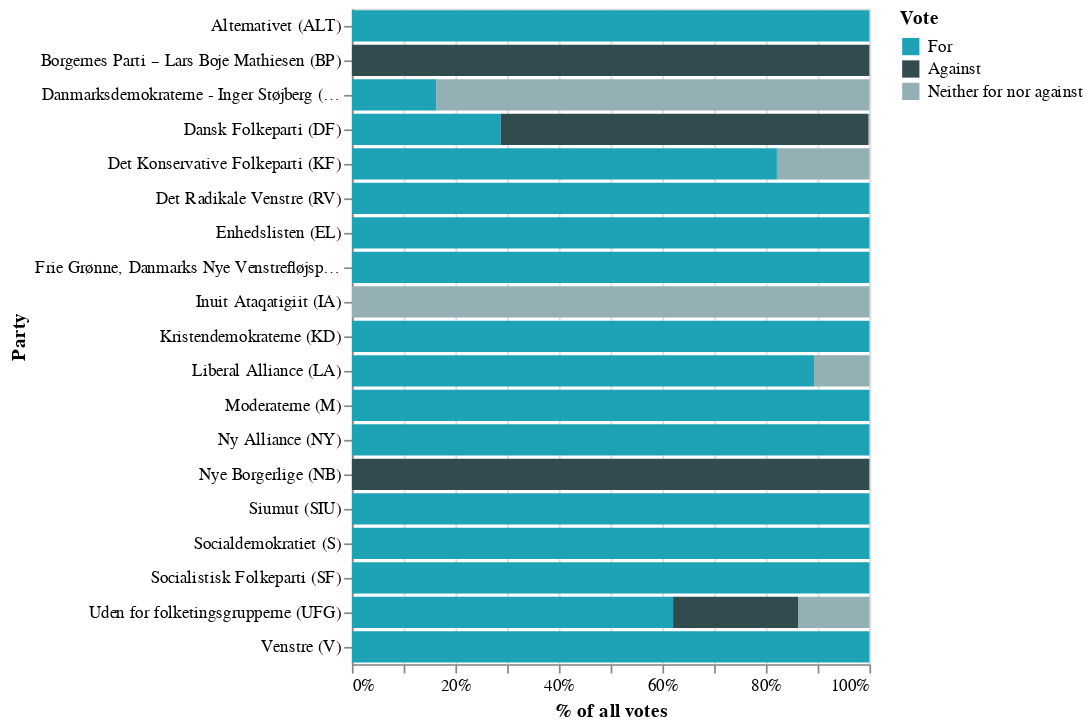

The notebook cell saved with this chart:
### Code cell
# Renaming columns for chart
col_names = {"AndelStemmer": "% of all votes", "PartiGruppe": "Party", "Stemme": "Vote"}
chart_data_en = chart_data.rename(columns=col_names)

# Replacing certain values
val_mapping = {
    "For": "For",
    "Imod": "Against",
    "Hverken for eller imod": "Neither for nor against",
}
chart_data_en["Vote"] = chart_data_en["Vote"].replace(val_mapping)

# Specifying custom sort order for the color variable
custom_val_order = ["For", "Against", "Neither for nor against"]
vote_order_mapping = {v: i for i, v in enumerate(custom_val_order)}
chart_data_en["CustomOrder"] = chart_data_en["Vote"].map(vote_order_mapping)

# Creating a chart in Danish
chart = (
    alt.Chart(chart_data_en, width="container")
    .mark_bar()
    .encode(
        x=alt.X("% of all votes:Q", axis=alt.Axis(format=".0%")),
        y="Party",
        color=alt.Color(
            "Vote:N",
            scale=alt.Scale(domain=custom_val_order, range=my_custom_palette),
        ),
        order=alt.Order("CustomOrder:Q"),
        tooltip=[
            "Party:O",
            "Vote:N",
            alt.Tooltip("% of all votes:Q", format=".0%"),
        ],
    )
)
chart.save(".charts/figure_02_en.html")
chart

### Figure 1 — Vega-Lite specification as saved in the notebook (floating-point values rounded to 4 significant figures)
{"config": {"view": {"continuousWidth": 300, "continuousHeight": 300}}, "data": {"name": "data-78ea4b1d538a15774a727534e37fec69"}, "mark": {"type": "bar"}, "encoding": {"color": {"field": "Vote", "scale": {"domain": ["For", "Against", "Neither for nor against"], "range": ["#1ea2b5", "#324b4f", "#95b0b5", "#9f8ac3", "#6b588d"]}, "type": "nominal"}, "order": {"field": "CustomOrder", "type": "quantitative"}, "tooltip": [{"field": "Party", "type": "ordinal"}, {"field": "Vote", "type": "nominal"}, {"field": "% of all votes", "format": ".0%", "type": "quantitative"}], "x": {"axis": {"format": ".0%"}, "field": "% of all votes", "type": "quantitative"}, "y": {"field": "Party", "type": "nominal"}}, "width": "container", "$schema": "https://vega.github.io/schema/vega-lite/v6.1.0.json", "datasets": {"data-78ea4b1d538a15774a727534e37fec69": [{"År": 2015, "Sæson": "Efterår", "Navn": "Nikolaj Amstrup", "Party": "Alternativet (ALT)", "Vote": "For", "AntalStemmer": 64, "AlleStemmer": 64, "% of all votes": 1.0, "CustomOrder": 0}, {"År": 2025, "Sæson": "Forår", "Navn": "Lars Boje Mathiesen", "Party": "Borgernes Parti – Lars Boje Mathiesen (BP)", "Vote": "Against", "AntalStemmer": 1, "AlleStemmer": 1, "% of all votes": 1.0, "CustomOrder": 1}, {"År": 2022, "Sæson": "Efterår", "Navn": "Marlene Harpsøe", "Party": "Danmarksdemokraterne - Inger Støjberg (DD)", "Vote": "For", "AntalStemmer": 9, "AlleStemmer": 55, "% of all votes": 0.1636, "CustomOrder": 0}, {"År": 2023, "Sæson": "Efterår", "Navn": "Morten Vehl", "Party": "Danmarksdemokraterne - Inger Støjberg (DD)", "Vote": "Neither for nor against", "AntalStemmer": 46, "AlleStemmer": 55, "% of all votes": 0.8364, "CustomOrder": 2}, {"År": 2006, "Sæson": "Efterår", "Navn": "Mikkel Dencker", "Party": "Dansk Folkeparti (DF)", "Vote": "For", "AntalStemmer": 153, "AlleStemmer": 532, "% of all votes": 0.2876, "CustomOrder": 0}, {"År": 2010, "Sæson": "Efterår", "Navn": "Søren Krarup", "Party": "Dansk Folkeparti (DF)", "Vote": "Neither for nor against", "AntalStemmer": 1, "AlleStemmer": 532, "% of all votes": 0.00188, "CustomOrder": 2}, {"År": 2004, "Sæson": "Efterår", "Navn": "Mikkel Dencker", "Party": "Dansk Folkeparti (DF)", "Vote": "Against", "AntalStemmer": 378, "AlleStemmer": 532, "% of all votes": 0.7105, "CustomOrder": 1}, {"År": 2004, "Sæson": "Efterår", "Navn": "Lars Barfoed", "Party": "Det Konservative Folkeparti (KF)", "Vote": "For", "AntalStemmer": 216, "AlleStemmer": 263, "% of all votes": 0.8213, "CustomOrder": 0}, {"År": 2020, "Sæson": "Efterår", "Navn": "Niels Flemming Hansen", "Party": "Det Konservative Folkeparti (KF)", "Vote": "Neither for nor against", "AntalStemmer": 47, "AlleStemmer": 263, "% of all votes": 0.1787, "CustomOrder": 2}, {"År": 2004, "Sæson": "Efterår", "Navn": "Margrethe Vestager", "Party": "Det Radikale Venstre (RV)", "Vote": "For", "AntalStemmer": 254, "AlleStemmer": 254, "% of all votes": 1.0, "CustomOrder": 0}, {"År": 2004, "Sæson": "Efterår", "Navn": "Line Barfod", "Party": "Enhedslisten (EL)", "Vote": "For", "AntalStemmer": 206, "AlleStemmer": 206, "% of all votes": 1.0, "CustomOrder": 0}, {"År": 2021, "Sæson": "Efterår", "Navn": "Susanne Zimmer", "Party": "Frie Grønne, Danmarks Nye Venstrefløjsparti (FG)", "Vote": "For", "AntalStemmer": 3, "AlleStemmer": 3, "% of all votes": 1.0, "CustomOrder": 0}, {"År": 2015, "Sæson": "Efterår", "Navn": "Aaja Chemnitz Larsen", "Party": "Inuit Ataqatigiit (IA)", "Vote": "Neither for nor against", "AntalStemmer": 1, "AlleStemmer": 1, "% of all votes": 1.0, "CustomOrder": 2}, {"År": 2004, "Sæson": "Efterår", "Navn": "Mogens Nørgård Pedersen", "Party": "Kristendemokraterne (KD)", "Vote": "For", "AntalStemmer": 3, "AlleStemmer": 3, "% of all votes": 1.0, "CustomOrder": 0}, {"År": 2008, "Sæson": "Efterår", "Navn": "Villum Christensen", "Party": "Liberal Alliance (LA)", "Vote": "For", "AntalStemmer": 142, "AlleStemmer": 159, "% of all votes": 0.8931, "CustomOrder": 0}, {"År": 2024, "Sæson": "Efterår", "Navn": "Ole Birk Olesen", "Party": "Liberal Alliance (LA)", "Vote": "Neither for nor against", "AntalStemmer": 17, "AlleStemmer": 159, "% of all votes": 0.1069, "CustomOrder": 2}, {"År": 2022, "Sæson": "Efterår", "Navn": "Peter Have", "Party": "Moderaterne (M)", "Vote": "For", "AntalStemmer": 46, "AlleStemmer": 46, "% of all votes": 1.0, "CustomOrder": 0}, {"År": 2008, "Sæson": "Forår", "Navn": "Naser Khader", "Party": "Ny Alliance (NY)", "Vote": "For", "AntalStemmer": 1, "AlleStemmer": 1, "% of all votes": 1.0, "CustomOrder": 0}, {"År": 2019, "Sæson": "Efterår", "Navn": "Pernille Vermund", "Party": "Nye Borgerlige (NB)", "Vote": "Against", "AntalStemmer": 15, "AlleStemmer": 15, "% of all votes": 1.0, "CustomOrder": 1}, {"År": 2008, "Sæson": "Efterår", "Navn": "Lars-Emil Johansen", "Party": "Siumut (SIU)", "Vote": "For", "AntalStemmer": 1, "AlleStemmer": 1, "% of all votes": 1.0, "CustomOrder": 0}, {"År": 2004, "Sæson": "Efterår", "Navn": "Mette Frederiksen", "Party": "Socialdemokratiet (S)", "Vote": "For", "AntalStemmer": 1139, "AlleStemmer": 1139, "% of all votes": 1.0, "CustomOrder": 0}, {"År": 2004, "Sæson": "Efterår", "Navn": "Lene Garsdal", "Party": "Socialistisk Folkeparti (SF)", "Vote": "For", "AntalStemmer": 329, "AlleStemmer": 329, "% of all votes": 1.0, "CustomOrder": 0}, {"År": 2008, "Sæson": "Efterår", "Navn": "Simon Emil Ammitzbøll", "Party": "Uden for folketingsgrupperne (UFG)", "Vote": "For", "AntalStemmer": 18, "AlleStemmer": 29, "% of all votes": 0.6207, "CustomOrder": 0}, {"År": 2021, "Sæson": "Forår", "Navn": "Inger Støjberg", "Party": "Uden for folketingsgrupperne (UFG)", "Vote": "Neither for nor against", "AntalStemmer": 4, "AlleStemmer": 29, "% of all votes": 0.1379, "CustomOrder": 2}, {"År": 2022, "Sæson": "Forår", "Navn": "Naser Khader", "Party": "Uden for folketingsgrupperne (UFG)", "Vote": "Against", "AntalStemmer": 7, "AlleStemmer": 29, "% of all votes": 0.2414, "CustomOrder": 1}, {"År": 2004, "Sæson": "Efterår", "Navn": "Marianne Pedersen", "Party": "Venstre (V)", "Vote": "For", "AntalStemmer": 960, "AlleStemmer": 960, "% of all votes": 1.0, "CustomOrder": 0}]}}
